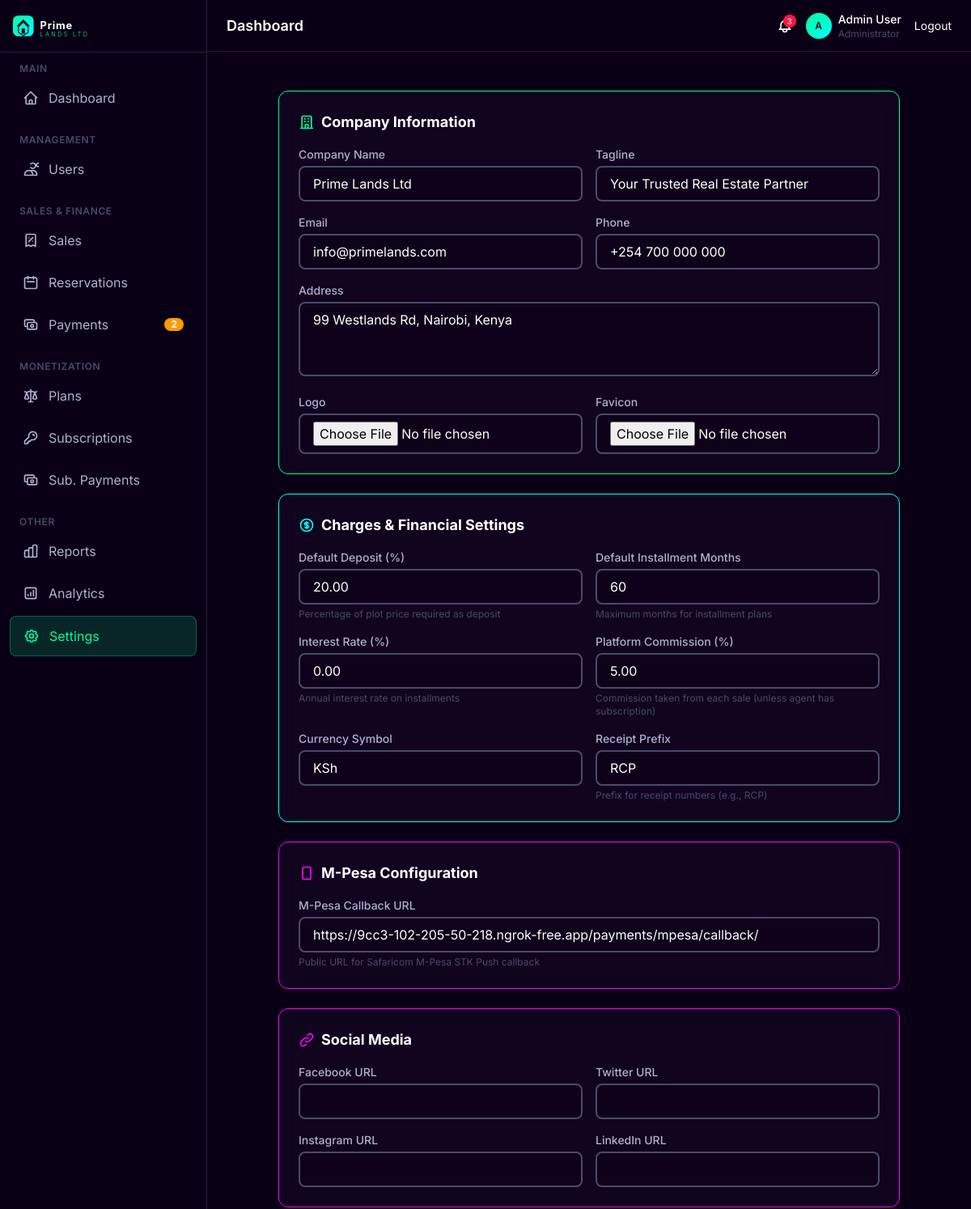
/settings/ (signed in, upper part), run on an earlier commit of the app's database.
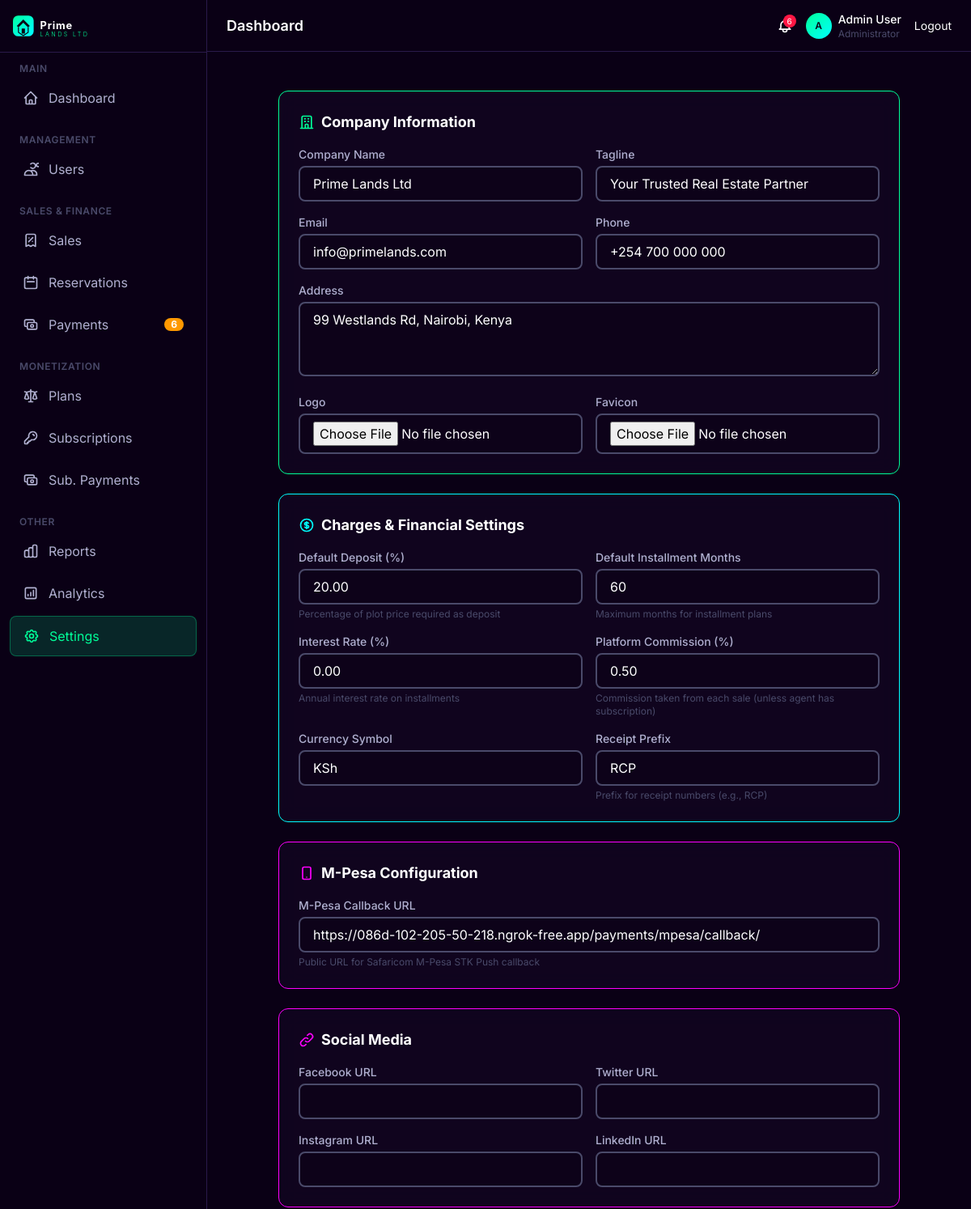
And on a later commit of the database.
### apps/settings/models.py (models this page shows, shortened)
class CompanySetting(models.Model):
    company_name = models.CharField(max_length=200, default='Prime Lands Ltd')
    tagline = models.CharField(max_length=200, default='Your Trusted Real Estate Partner')
    email = models.EmailField(default='info@primelands.com')
    phone = models.CharField(max_length=20, default='+254 700 000 000')
    address = models.TextField(default='99 Westlands Rd, Nairobi, Kenya')
    logo = models.ImageField(upload_to='settings/', blank=True)
    favicon = models.ImageField(upload_to='settings/', blank=True)
    google_maps_api_key = models.CharField(max_length=200, blank=True)
    about_text = models.TextField(blank=True)
    mission_text = models.TextField(blank=True)
    vision_text = models.TextField(blank=True)
    social_facebook = models.URLField(blank=True)
    social_twitter = models.URLField(blank=True)
    social_instagram = models.URLField(blank=True)
    social_linkedin = models.URLField(blank=True)
    deposit_percentage_default = models.DecimalField(max_digits=5, decimal_places=2, default=20)
    installment_months_default = models.IntegerField(default=60)
    interest_rate_default = models.DecimalField(max_digits=5, decimal_places=2, default=0)
    receipt_prefix = models.CharField(max_length=10, default='RCP')
    currency_symbol = models.CharField(max_length=10, default='KSh')
    mpesa_callback_url = models.CharField(max_length=500, blank=True,
                                          default='https://9cc3-102-205-50-218.ngrok-free.app/payments/mpesa/callback/',
                                          help_text='Public URL for M-Pesa STK Push callback')
    commission_percentage = models.DecimalField(max_digits=5, decimal_places=2, default=5,
                                                help_text='Platform commission percentage on each sale')
    updated_at = models.DateTimeField(auto_now=True)
    class Meta:
        verbose_name = 'Company Setting'
        verbose_name_plural = 'Company Settings'

### apps/settings/views.py (the view)
# urls.py: path('', views.settings_view, name='settings'),
@login_required
@admin_required
def settings_view(request):
    setting = CompanySetting.objects.first()
    if not setting:
        setting = CompanySetting.objects.create()
    if request.method == 'POST':
        from .forms import CompanySettingForm
        form = CompanySettingForm(request.POST, request.FILES, instance=setting)
        if form.is_valid():
            form.save()
            messages.success(request, 'Settings saved successfully.')
            return redirect('settings:settings')
    else:
        from .forms import CompanySettingForm
        form = CompanySettingForm(instance=setting)
    return render(request, 'settings/settings_form.html', {'form': form, 'title': 'Company Settings'})

### apps/accounts/models.py (called while the page is built)
    def is_staff_or_above(self):
        return self.role in [self.Role.SUPER_ADMIN, self.Role.ADMINISTRATOR,
                             self.Role.FINANCE_OFFICER, self.Role.SALES_AGENT,
                             self.Role.CUSTOMER_CARE]

    def is_admin_or_above(self):
        return self.role in [self.Role.SUPER_ADMIN, self.Role.ADMINISTRATOR]

### apps/website/context_processors.py (called while the page is built)
def website_settings(request):
    settings = CompanySetting.objects.first()
    return {'company': settings}

### templates/settings/settings_form.html (shortened to what the changed rows need)
{% extends 'base_admin.html' %}
{% load static %}
{% load currency_filters %}
{% block content %}
<div class="max-w-3xl mx-auto">
    <form method="post" enctype="multipart/form-data" class="space-y-6">
        <div class="glassmorphism rounded-xl p-6 glow-border">
            <div class="grid md:grid-cols-2 gap-4">
                <div>
                    <label class="block text-sm font-medium mb-1" style="color: #b0b0d0;">Company Name</label>
                    {{ form.company_name }}
                </div>
                <div>
                    <label class="block text-sm font-medium mb-1" style="color: #b0b0d0;">Tagline</label>
                    {{ form.tagline }}
                </div>
                <div>
                    <label class="block text-sm font-medium mb-1" style="color: #b0b0d0;">Email</label>
                    {{ form.email }}
                </div>
                <div>
                    <label class="block text-sm font-medium mb-1" style="color: #b0b0d0;">Phone</label>
                    {{ form.phone }}
                </div>
                <div class="md:col-span-2">
                    <label class="block text-sm font-medium mb-1" style="color: #b0b0d0;">Address</label>
                    {{ form.address }}
                </div>
                <div>
                    <label class="block text-sm font-medium mb-1" style="color: #b0b0d0;">Logo</label>
                    {{ form.logo }}
                </div>
                <div>
                    <label class="block text-sm font-medium mb-1" style="color: #b0b0d0;">Favicon</label>
                    {{ form.favicon }}
                </div>
            </div>
        </div>
        <div class="glassmorphism rounded-xl p-6 glow-border" style="border-color: #00ffff;">
            <div class="grid md:grid-cols-2 gap-4">
                <div>
                    <label class="block text-sm font-medium mb-1" style="color: #b0b0d0;">Default Deposit (%)</label>
                    {{ form.deposit_percentage_default }}
                    <p class="text-xs mt-1" style="color: #4a4a6a;">Percentage of plot price required as deposit</p>
                </div>
                <div>
                    <label class="block text-sm font-medium mb-1" style="color: #b0b0d0;">Default Installment Months</label>
                    {{ form.installment_months_default }}
                    <p class="text-xs mt-1" style="color: #4a4a6a;">Maximum months for installment plans</p>
                </div>
                <div>
                    <label class="block text-sm font-medium mb-1" style="color: #b0b0d0;">Interest Rate (%)</label>
                    {{ form.interest_rate_default }}
                    <p class="text-xs mt-1" style="color: #4a4a6a;">Annual interest rate on installments</p>
                </div>
                <div>
                    <label class="block text-sm font-medium mb-1" style="color: #b0b0d0;">Platform Commission (%)</label>
                    {{ form.commission_percentage }}
                    <p class="text-xs mt-1" style="color: #4a4a6a;">Commission taken from each sale (unless agent has subscription)</p>
                </div>
                <div>
                    <label class="block text-sm font-medium mb-1" style="color: #b0b0d0;">Currency Symbol</label>
                    {{ form.currency_symbol }}
                </div>
                <div>
                    <label class="block text-sm font-medium mb-1" style="color: #b0b0d0;">Receipt Prefix</label>
                    {{ form.receipt_prefix }}
                    <p class="text-xs mt-1" style="color: #4a4a6a;">Prefix for receipt numbers (e.g., RCP)</p>
                </div>
            </div>
        </div>
        <div class="glassmorphism rounded-xl p-6 glow-border" style="border-color: #ff00ff;">
            <div>
                <label class="block text-sm font-medium mb-1" style="color: #b0b0d0;">M-Pesa Callback URL</label>
                {{ form.mpesa_callback_url }}
                <p class="text-xs mt-1" style="color: #4a4a6a;">Public URL for Safaricom M-Pesa STK Push callback</p>
            </div>
        </div>
        <div class="glassmorphism rounded-xl p-6 glow-border" style="border-color: #ff00ff;">
            <div class="grid md:grid-cols-2 gap-4">
                <div>
                    <label class="block text-sm font-medium mb-1" style="color: #b0b0d0;">Facebook URL</label>
                    {{ form.social_facebook }}
                </div>
                <div>
                    <label class="block text-sm font-medium mb-1" style="color: #b0b0d0;">Twitter URL</label>
                    {{ form.social_twitter }}
                </div>
                <div>
                    <label class="block text-sm font-medium mb-1" style="color: #b0b0d0;">Instagram URL</label>
                    {{ form.social_instagram }}
                </div>
                <div>
                    <label class="block text-sm font-medium mb-1" style="color: #b0b0d0;">LinkedIn URL</label>
                    {{ form.social_linkedin }}
                </div>
            </div>
        </div>
    </form>
</div>
{% endblock %}

### templates/components/admin_topbar.html (shortened to what this page needs)
<header class="h-16 flex-shrink-0 border-b flex items-center justify-between px-4 lg:px-6" style="background: #0a0015; border-color: #2a1a4a;">
    <div class="flex items-center gap-3">
        <div>
            <h1 class="text-lg font-semibold text-white">{% block page_title %}Dashboard{% endblock %}</h1>
        </div>
    </div>
    <div class="flex items-center gap-4">
        <a href="{% url 'notifications:notification_list' %}" class="relative text-muted-foreground hover:text-white transition">
            {% if unread_count > 0 %}
            <span class="absolute -top-1 -right-1 w-4 h-4 bg-destructive rounded-full text-xs flex items-center justify-center" style="background: #ff1744; color: white; font-size: 10px;">{{ unread_count }}</span>
            {% endif %}
        </a>
        <div class="flex items-center gap-2 text-sm">
            <div class="w-8 h-8 rounded-full" style="background: linear-gradient(135deg, #00ff99, #00ffff); display: flex; align-items: center; justify-content: center;">
                <span class="text-xs font-semibold" style="color: #0a0015;">{{ user.first_name|first|default:user.username|first|upper }}</span>
            </div>
            <div class="hidden md:block">
                <p class="text-white text-sm font-medium">{{ user.get_full_name|default:user.username }}</p>
                <p class="text-xs" style="color: #4a4a6a;">{{ user.get_role_display }}</p>
            </div>
        </div>
        <a href="{% url 'accounts:logout' %}" class="text-sm text-muted-foreground hover:text-white transition">Logout</a>
    </div>
</header>

What changed in the data, as far as the page shows it:
changed CompanySetting "Prime Lands Ltd": commission_percentage "5.00" → "0.50"; mpesa_callback_url "https://9cc3-102-205-50-218.ngrok-free.app/payments/mpesa/callback/" → "https://086d-102-205-50-218.ngrok-free.app/payments/mpesa/callback/"
Also different on the page:
{{ pending_payment_count }}: "2" → "6"
{{ unread_count }}: "3" → "6"
